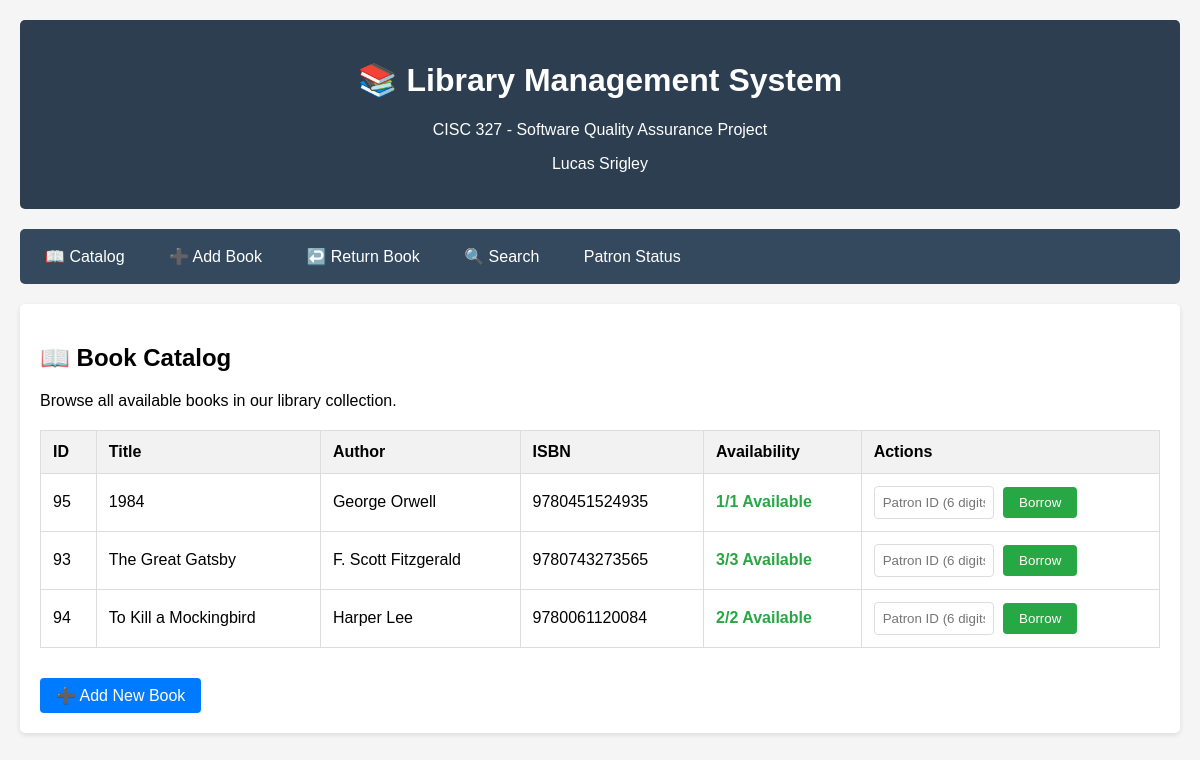
The page /catalog on the database as committed earlier.
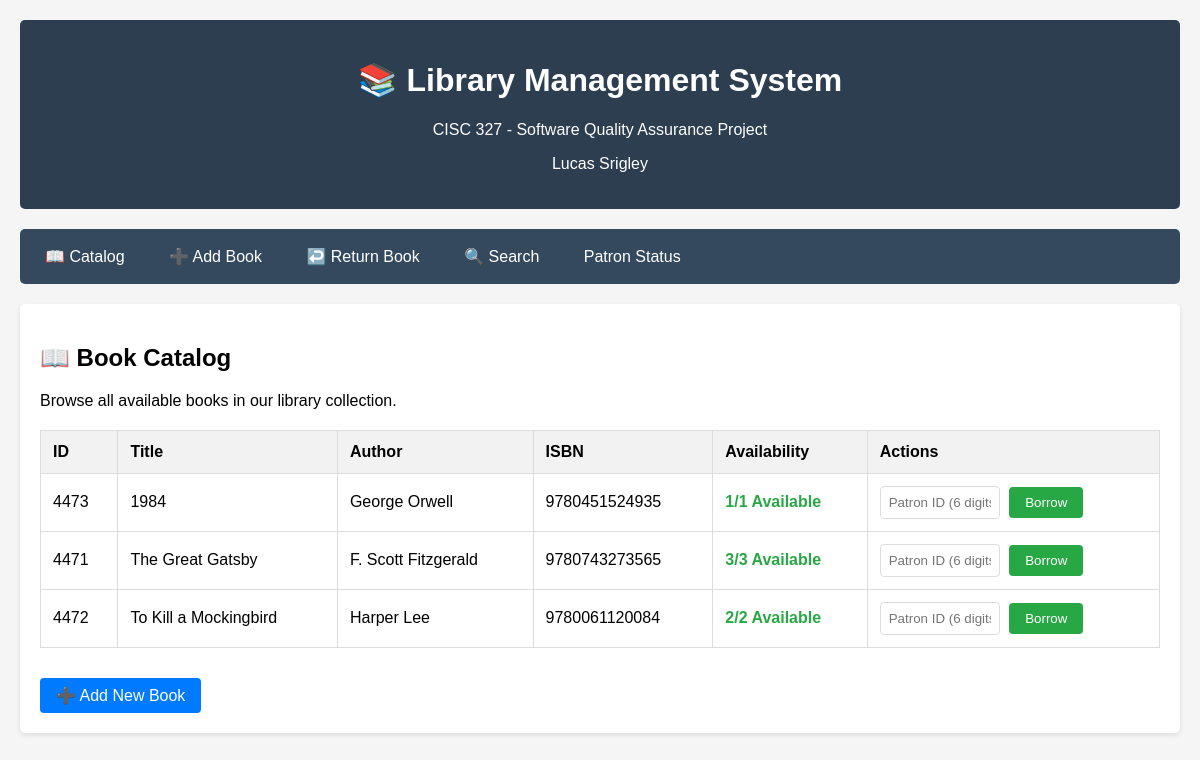
The same page on the database as committed later.
### tables this page shows
CREATE TABLE books (
            id INTEGER PRIMARY KEY AUTOINCREMENT,
            title TEXT NOT NULL,
            author TEXT NOT NULL,
            isbn TEXT UNIQUE NOT NULL,
            total_copies INTEGER NOT NULL,
            available_copies INTEGER NOT NULL
        );

### routes/catalog_routes.py (the view)
@catalog_bp.route('/catalog')
def catalog():
    books = get_all_books()
    return render_template('catalog.html', books=books)

### database.py (called while the page is built)
def get_db_connection():
    conn = sqlite3.connect(DATABASE)
    conn.row_factory = sqlite3.Row  # This enables column access by name
    return conn

def get_all_books() -> List[Dict]:
    conn = get_db_connection()
    books = conn.execute('SELECT * FROM books ORDER BY title').fetchall()
    conn.close()
    return [dict(book) for book in books]

### templates/catalog.html (shortened to what this page needs)
{% extends "base.html" %}
{% block content %}
<h2>📖 Book Catalog</h2>
<p>Browse all available books in our library collection.</p>
{% if books %}
<table>
    <thead>
        <tr>
            <th>ID</th>
            <th>Title</th>
            <th>Author</th>
            <th>ISBN</th>
            <th>Availability</th>
            <th>Actions</th>
        </tr>
    </thead>
    <tbody>
        {% for book in books %}
        <tr>
            <td>{{ book.id }}</td>
            <td>{{ book.title }}</td>
            <td>{{ book.author }}</td>
            <td>{{ book.isbn }}</td>
            <td>
                {% if book.available_copies > 0 %}
                    <span class="status-available">{{ book.available_copies }}/{{ book.total_copies }} Available</span>
                {% else %}
                    <span class="status-unavailable">Not Available</span>
                {% endif %}
            </td>
            <td>
                {% if book.available_copies > 0 %}
                    <form method="POST" action="{{ url_for('borrowing.borrow_book') }}" style="display: inline;">
                        <input type="text" name="patron_id" placeholder="Patron ID (6 digits)"
                               pattern="[0-9]{6}" maxlength="6" required style="width: 120px; margin-right: 5px;">
                        <button type="submit" class="btn btn-success">Borrow</button>
                    </form>
                {% else %}
                    <span style="color: #666;">Unavailable</span>
                {% endif %}
            </td>
        </tr>
        {% endfor %}
    </tbody>
</table>
{% else %}
<div style="text-align: center; padding: 40px; color: #666;">
    <h3>No books in catalog</h3>
    <p>The library catalog is empty. <a href="{{ url_for('catalog.add_book') }}">Add the first book</a> to get started.</p>
</div>
{% endif %}
<div style="margin-top: 30px;">
    <a href="{{ url_for('catalog.add_book') }}" class="btn">➕ Add New Book</a>
</div>
{% endblock %}

Rows that differ between the two databases and show on the page:
removed books: id "95", title "1984", author "George Orwell", isbn "9780451524935", available_copies "1", total_copies "1"
removed books: id "93", title "The Great Gatsby", author "F. Scott Fitzgerald", isbn "9780743273565", available_copies "3", total_copies "3"
removed books: id "94", title "To Kill a Mockingbird", author "Harper Lee", isbn "9780061120084", available_copies "2", total_copies "2"
added books: id "4473", title "1984", author "George Orwell", isbn "9780451524935", available_copies "1", total_copies "1"
added books: id "4471", title "The Great Gatsby", author "F. Scott Fitzgerald", isbn "9780743273565", available_copies "3", total_copies "3"
added books: id "4472", title "To Kill a Mockingbird", author "Harper Lee", isbn "9780061120084", available_copies "2", total_copies "2"
